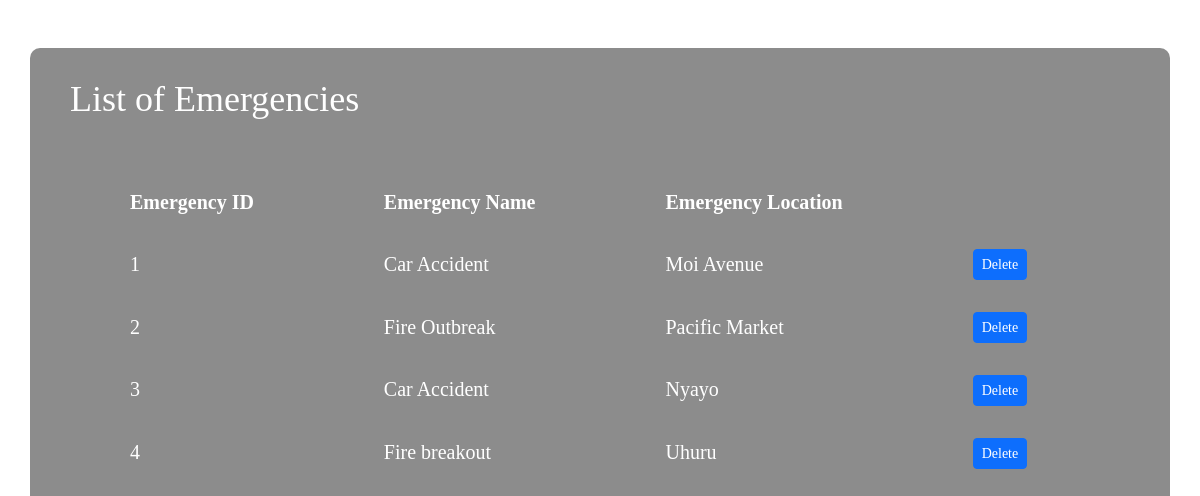
/emergencies.php, run on the app's committed database.
### tables this page shows
CREATE TABLE `emergencies` (
  `emergency_id` int(4) NOT NULL,
  `emergency_name` text NOT NULL,
  `emergency_location` text NOT NULL
);

### emergencies.php (the view, shortened to what this page needs)
<!DOCTYPE html>
<html lang="en">
<head>
  <link rel="stylesheet" href="	https://cdn.jsdelivr.net/npm/bootstrap@5.3.3/dist/css/bootstrap.min.css">
</head>
<body>
  <div class="container my-5">
    <h2>List of Emergencies</h2>
    <br><br>
      <table>
        <thead>
          <tr>
            <th>Emergency ID</th>
            <th>Emergency Name</th>
            <th>Emergency Location</th>
          </tr>
        </thead>
        <tbody>
          <?php
          $servername = "localhost";
          $username = "root";
          $password = "";
          $database = "emergencysystem";
          $conn = new mysqli($servername, $username, $password, $database);
          $sql = "SELECT * FROM emergencies";
          $result = $conn->query($sql);
          while($row = $result->fetch_assoc()) {
            echo "
            <tr>
              <td>$row[emergency_id]</td>
              <td>$row[emergency_name]</td>
              <td>$row[emergency_location]</td>
              <td>
                <a class='btn btn-primary btn-sm' href='id=$row[emergency_id]'>Delete</a>
              </td>
            </tr>
            ";
          }
          ?>
        </tbody>
      </table>
    </div>
</body>
</html>

### emergencies.php (style rules this page uses)
* { margin: 0; padding: 0; box-sizing: border-box; font-family: cursive; }
body { display: flex; justify-content: center; align-items: center; min-height: 100vh; background: url('pics/login/BG1.jpg') no-repeat; background-size: cover; background-position: center; }
.container { width: 2000px; height: 1000px; background: #8c8c8c; color: #ffffff; border-radius: 10px; padding: 30px 40px; }
.container h2 { font-size: 36px; text-align: left; }
.container table { font-size: 20px; text-align: left; padding: 20px 45px 20px 20px; }
.container th { font-size: 20px; text-align: left; padding: 10px 70px 20px 60px; }
.container td { font-size: 20px; text-align: left; padding: 10px 70px 20px 60px; }

### data on the page
emergencies: emergency_id "1", emergency_name "Car Accident", emergency_location "Moi Avenue"
emergencies: emergency_id "2", emergency_name "Fire Outbreak", emergency_location "Pacific Market"
emergencies: emergency_id "3", emergency_name "Car Accident", emergency_location "Nyayo"
emergencies: emergency_id "4", emergency_name "Fire breakout", emergency_location "Uhuru"
